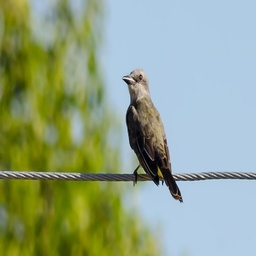
#> input picture pertemuan-7/01.jpg, 256 x 256 px, shrunk from 512 x 512 before the run
$ jupyter execute Noise_Removal_Filters.ipynb   (shell and % lines are left out)
#> lines starting #> are read from the running program, lines starting #| are printed output that depends on the picture
# 🧠 Penghilangan Noise pada Citra Menggunakan Gaussian, Median, dan Bilateral Filter

[cell 1]
import cv2
import numpy as np
import matplotlib.pyplot as plt
from skimage import io, color, util, filters, restoration
from skimage.metrics import peak_signal_noise_ratio, mean_squared_error

[cell 2]
# Membaca gambar asli dan gambar dengan noise
img_gt = io.imread('01.jpg')
#> img_gt is the input picture: shape (256, 256, 3); mean R, G, B 146.4, 163.4, 136.3
img_noise = io.imread('noise01.jpg')
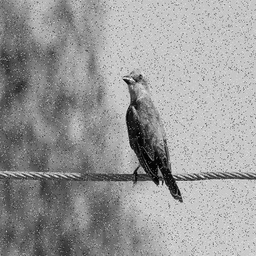
#> input picture pertemuan-7/noise01.jpg, 256 x 256 px, shrunk from 512 x 512 before the run
#> img_noise is the input picture: shape (256, 256); min 0, max 255, mean 153.7

# Konversi ke grayscale
img_gt_gray = color.rgb2gray(img_gt)
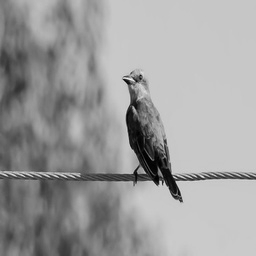
#> img_gt_gray: shape (256, 256) float64; min 0.000565, max 0.959, mean 0.619
img_noise_gray = color.rgb2gray(img_noise)

# Tampilkan kedua gambar
fig, ax = plt.subplots(1, 2, figsize=(10, 5))
ax[0].imshow(img_gt_gray, cmap='gray')
ax[0].set_title('Gambar Asli')
ax[0].axis('off')

ax[1].imshow(img_noise_gray, cmap='gray')
ax[1].set_title('Gambar dengan Noise')
ax[1].axis('off')

plt.show()
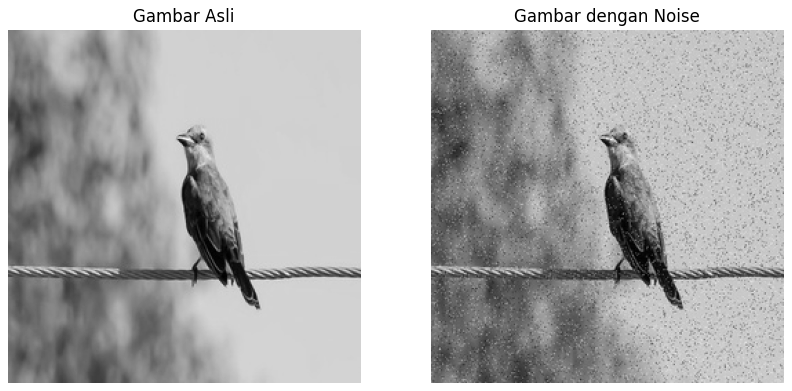
#> figure drawn by matplotlib, 2 panels

[cell 3]
# Gaussian Filter
gaussian_filtered = filters.gaussian(img_noise_gray, sigma=1)
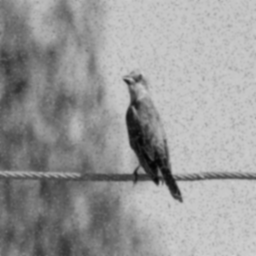
#> gaussian_filtered: shape (256, 256) float64; min 0.0207, max 0.82, mean 0.603

plt.imshow(gaussian_filtered, cmap='gray')
plt.title('Gaussian Filter Result')
plt.axis('off')
plt.show()

[cell 4]
# Median Filter
img_noise_ubyte = util.img_as_ubyte(img_noise_gray)
median_filtered = filters.median(img_noise_ubyte)

plt.imshow(median_filtered, cmap='gray')
plt.title('Median Filter Result')
plt.axis('off')
plt.show()

[cell 5]
# Bilateral Filter
bilateral_filtered = restoration.denoise_bilateral(
    img_noise_gray, sigma_color=0.05, sigma_spatial=15, channel_axis=None)

plt.imshow(bilateral_filtered, cmap='gray')
plt.title('Bilateral Filter Result')
plt.axis('off')
plt.show()

[cell 6]
# Pastikan semuanya dalam range [0,1]
img_gt_gray = util.img_as_float(img_gt_gray)
gaussian_filtered = util.img_as_float(gaussian_filtered)
median_filtered = util.img_as_float(median_filtered)
bilateral_filtered = util.img_as_float(bilateral_filtered)

# Hitung MSE dan PSNR
mse_gaussian = mean_squared_error(img_gt_gray, gaussian_filtered)
#> mse_gaussian = 0.00135
psnr_gaussian = peak_signal_noise_ratio(img_gt_gray, gaussian_filtered)
#> psnr_gaussian = 28.71

mse_median = mean_squared_error(img_gt_gray, median_filtered)
#> mse_median = 0.001
psnr_median = peak_signal_noise_ratio(img_gt_gray, median_filtered)
#> psnr_median = 29.98

mse_bilateral = mean_squared_error(img_gt_gray, bilateral_filtered)
#> mse_bilateral = 0.00248
psnr_bilateral = peak_signal_noise_ratio(img_gt_gray, bilateral_filtered)
#> psnr_bilateral = 26.06

# Tampilkan hasil evaluasi
print("📊 Evaluasi MSE dan PSNR:")
print(f"Gaussian Filter  -> MSE: {mse_gaussian:.4f}, PSNR: {psnr_gaussian:.2f} dB")
#| Gaussian Filter  -> MSE: 0.0013, PSNR: 28.71 dB
print(f"Median Filter    -> MSE: {mse_median:.4f}, PSNR: {psnr_median:.2f} dB")
#| Median Filter    -> MSE: 0.0010, PSNR: 29.98 dB
print(f"Bilateral Filter -> MSE: {mse_bilateral:.4f}, PSNR: {psnr_bilateral:.2f} dB")
#| Bilateral Filter -> MSE: 0.0025, PSNR: 26.06 dB
